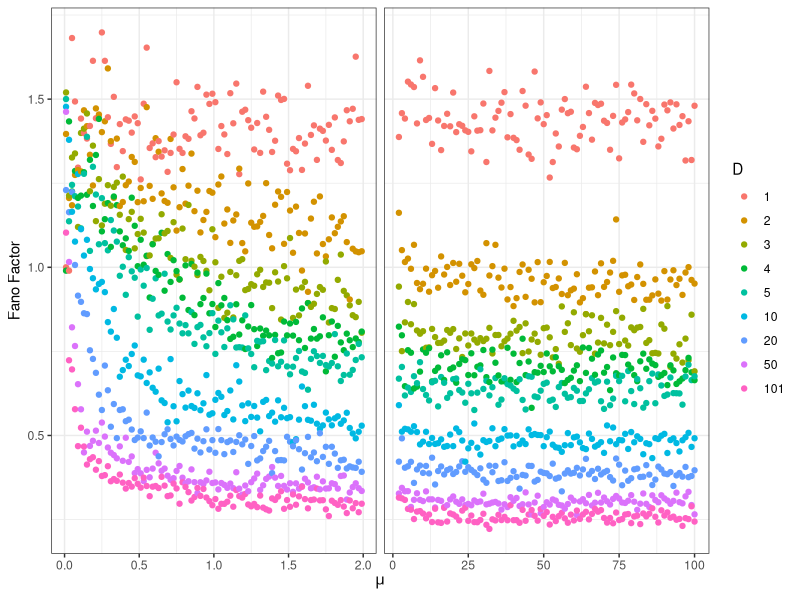
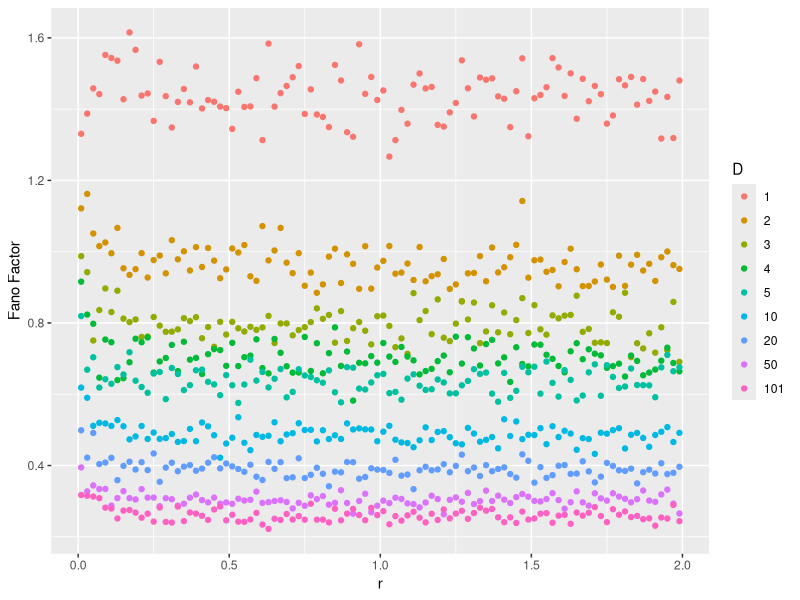
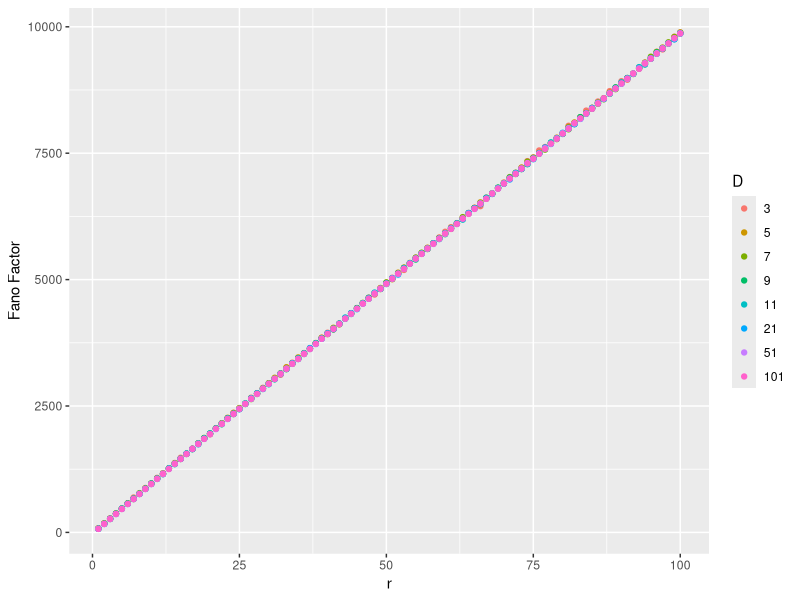

These charts were generated, in order, by the following R code:
## ---- chunk 1
knitr::opts_chunk$set(echo = TRUE)
## ---- chunk 2
library(tidyverse)
## ---- chunk 3
prob <- .7
#fano factor plot
pvec <- seq(1, 100, by=1)
dvec <- c(1,2,3,4,5,10,20,50,101)

B <- 1000
mean_mat <- matrix(0,nrow = length(pvec),ncol=length(dvec))
variances_mat <- matrix(0,nrow = length(pvec),ncol=length(dvec))

for(i in 1:length(pvec)){
  p <- pvec[i]
  for(j in 1:length(dvec)){
    d <- dvec[j]
    Z_B <- c()
    for(k in 1:B){
      m_D <- rnbinom(n = d, size = p, prob = prob)
      Z <- max(m_D)
      Z_B <- c(Z_B, Z)
    }
    mean_mat[i,j] <- mean(Z_B)
    variances_mat[i,j] <- var(Z_B)
  }
}

fano_mat <- variances_mat/mean_mat
df <- data.frame(fano_mat)
#colnames(df) <- as.character(dvec)
colnames(df) <- as.character(dvec)
df <- df %>% pivot_longer(cols = colnames(df), names_to = "D")
df$D <- factor(df$D, levels =  as.character(dvec))#,"5", "10","20","50","100","1000"

pvec_other <- c()
for(p in pvec){
  pvec_other <- c(pvec_other, rep(p,length(dvec)))
}
## ---- chunk 4
prob <- .7
#fano factor plot
pvec <- seq(.01,2,by=.02)
dvec <- c(1,2,3,4,5,10,20,50,101)

B <- 1000
mean_mat <- matrix(0,nrow = length(pvec),ncol=length(dvec))
variances_mat <- matrix(0,nrow = length(pvec),ncol=length(dvec))

for(i in 1:length(pvec)){
  p <- pvec[i]
  for(j in 1:length(dvec)){
    d <- dvec[j]
    Z_B <- c()
    for(k in 1:B){
      m_D <- rnbinom(n = d, size = p, prob = prob)
      Z <- max(m_D)
      Z_B <- c(Z_B, Z)
    }
    mean_mat[i,j] <- mean(Z_B)
    variances_mat[i,j] <- var(Z_B)
  }
}

fano_mat <- variances_mat/mean_mat
df2 <- data.frame(fano_mat)
#colnames(df) <- as.character(dvec)
colnames(df2) <- as.character(dvec)
df2 <- df2 %>% pivot_longer(cols = colnames(df2), names_to = "D")
df2$D <- factor(df2$D, levels =  as.character(dvec))#,"5", "10","20","50","100","1000"

pvec_other <- c()
for(p in pvec){
  pvec_other <- c(pvec_other, rep(p,length(dvec)))
}
## ---- chunk 5
muvec <- seq(1,100,by=1)
muvec_other <- c()
for(mu in muvec){
  muvec_other <- c(muvec_other, rep(mu,length(dvec)))
}
df$mu <- muvec_other

muvec <- seq(.01,2,by=.02)
muvec_other <- c()
for(mu in muvec){
  muvec_other <- c(muvec_other, rep(mu,length(dvec)))
}
df2$mu <- muvec_other
df2$plot <- 1
df$plot <- 2
df_all <- rbind(df[which(df$mu >=2),],df2)
## ---- chunk 6
library(tidyverse)
ggplot() + 
  geom_point(data = df_all, aes(x = df_all$mu, y = value, color = D)) +
  labs(y = "Fano Factor", x = expression(mu)) +
  facet_grid(~plot,scales="free_x")  + theme_bw() + theme(strip.text = element_blank()) 
## ---- chunk 7
library(tidyverse)


library(tidyverse)
ggplot() + 
  geom_point(data = df, aes(x = pvec_other, y = value, color = D)) +
  labs(y = "Fano Factor", x = "r")
## ---- chunk 8
rmaxnorm <- function(N,sd,D){
  x <- c()
  for(i in 1:N){
    x <- c(x, max(rnorm(n=D,mean=0,sd=sd)))
  }
 return(x)
}
# var(rmaxnorm(100000,1,5))
# rmaxnbinom <- function(N,D,size,prob){
#   x <- c()
#   for(i in 1:N){
#     x <- c(x, max(rnbinom(D,size=size,prob=prob)))
#   }
#  return(x)
# }
# prob <- .1
# r <- 10000000
# var(((prob)*rmaxnbinom(100000,5,r,prob) - (1-prob)*r)/sqrt(r*(1-prob)))
# var(rmaxnbinom(10000,5,r,prob))
# var(rmaxnorm(10000,1,5))*r*(1-prob)/prob^2

## ---- chunk 9
prob <- .01
#fano factor plot
pvec <- seq(1, 100, by=1)
dvec <- c(3,5,7,9,11,21,51,101)

B <- 1000
mean_mat <- matrix(0,nrow = length(pvec),ncol=length(dvec))
variances_mat <- matrix(0,nrow = length(pvec),ncol=length(dvec))

for(i in 1:length(pvec)){
  p <- pvec[i]
  for(j in 1:length(dvec)){
    d <- dvec[j]
    Z_B <- c()
    for(k in 1:B){
      m_D <- rnbinom(n = d, size = p, prob = prob)
      Z <- median(m_D)
      Z_B <- c(Z_B, Z)
    }
    mean_mat[i,j] <- mean(Z_B)
    variances_mat[i,j] <- var(Z_B)
  }
}
## ---- chunk 10
library(tidyverse)
fano_mat <- mean_mat
df <- data.frame(fano_mat)
#colnames(df) <- as.character(dvec)
colnames(df) <- as.character(dvec)
df <- df %>% pivot_longer(cols = colnames(df), names_to = "D")
df$D <- factor(df$D, levels =  as.character(dvec))#,"5", "10","20","50","100","1000"

pvec_other <- c()
for(p in pvec){
  pvec_other <- c(pvec_other, rep(p,length(dvec)))
}

library(tidyverse)
ggplot() + 
  geom_point(data = df, aes(x = pvec_other, y = value, color = D)) +
  labs(y = "Fano Factor", x = "r")
## ---- chunk 11

